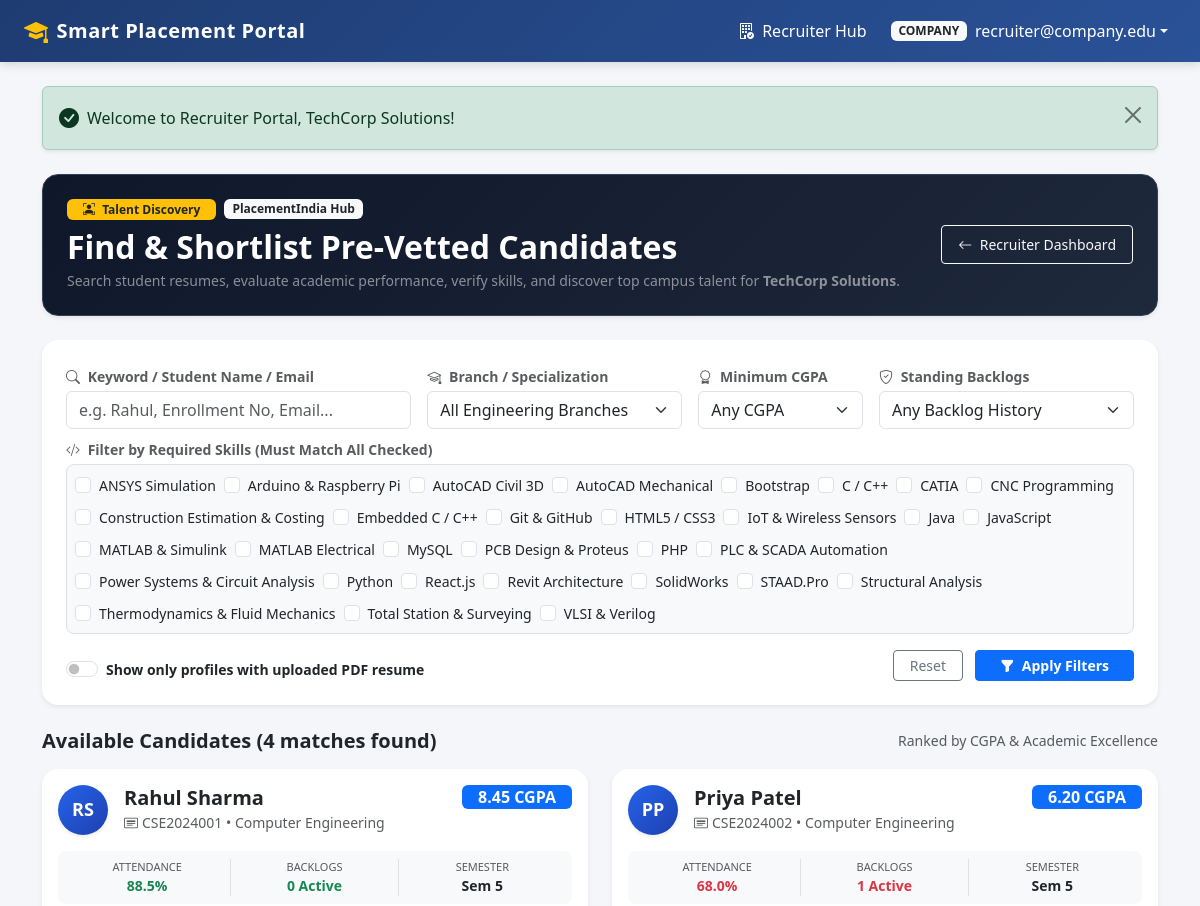
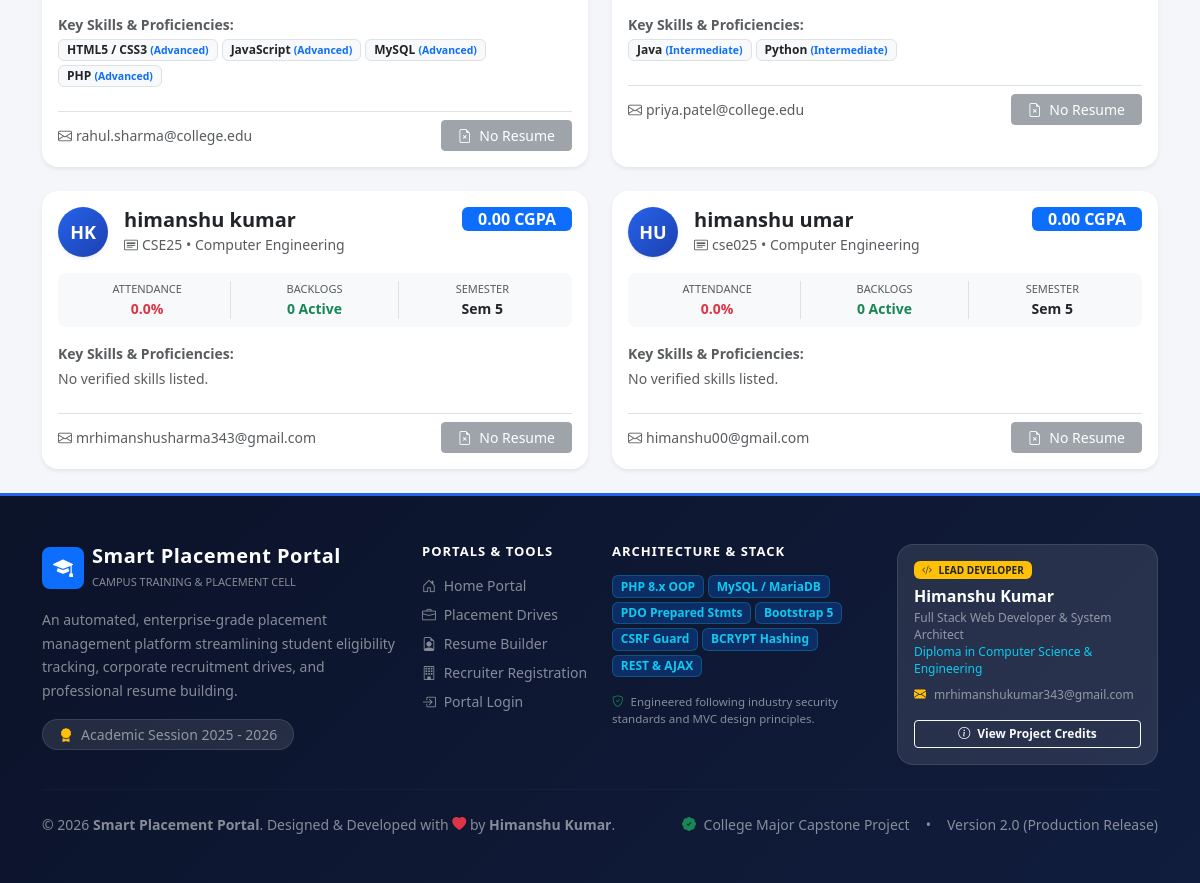
Screenshot of /company/search_candidates.php (signed in) with the database file from the repository (2 pictures, top to bottom).
### tables this page shows
CREATE TABLE `companies` (
  `id` int(11) NOT NULL AUTO_INCREMENT,
  `name` varchar(100) NOT NULL,
  `website` varchar(150) DEFAULT NULL,
  `contact_email` varchar(100) DEFAULT NULL,
  `contact_phone` varchar(20) DEFAULT NULL,
  `location` varchar(100) DEFAULT NULL,
  `description` text DEFAULT NULL,
  `created_at` timestamp NOT NULL DEFAULT current_timestamp(),
  PRIMARY KEY (`id`)
);

CREATE TABLE `skills` (
  `id` int(11) NOT NULL AUTO_INCREMENT,
  `skill_name` varchar(50) NOT NULL,
  `category` varchar(50) DEFAULT 'General',
  PRIMARY KEY (`id`),
  UNIQUE KEY `skill_name` (`skill_name`)
);

CREATE TABLE `students` (
  `id` int(11) NOT NULL AUTO_INCREMENT,
  `user_id` int(11) NOT NULL,
  `enrollment_no` varchar(30) NOT NULL,
  `first_name` varchar(50) NOT NULL,
  `last_name` varchar(50) NOT NULL,
  `phone` varchar(15) DEFAULT NULL,
  `department` varchar(50) NOT NULL DEFAULT 'Computer Engineering',
  `semester` int(11) NOT NULL DEFAULT 5,
  `gender` enum('Male','Female','Other') DEFAULT NULL,
  `dob` date DEFAULT NULL,
  `address` text DEFAULT NULL,
  `resume_path` varchar(255) DEFAULT NULL,
  `created_at` timestamp NOT NULL DEFAULT current_timestamp(),
  PRIMARY KEY (`id`),
  UNIQUE KEY `user_id` (`user_id`),
  UNIQUE KEY `enrollment_no` (`enrollment_no`),
  CONSTRAINT `fk_students_user` FOREIGN KEY (`user_id`) REFERENCES `users` (`id`) ON DELETE CASCADE ON UPDATE CASCADE
);

CREATE TABLE `academic_records` (
  `id` int(11) NOT NULL AUTO_INCREMENT,
  `student_id` int(11) NOT NULL,
  `tenth_percentage` decimal(5,2) DEFAULT 0.00,
  `twelfth_percentage` decimal(5,2) DEFAULT 0.00,
  `cgpa` decimal(4,2) NOT NULL DEFAULT 0.00,
  `active_backlogs` int(11) NOT NULL DEFAULT 0,
  `attendance_percentage` decimal(5,2) NOT NULL DEFAULT 0.00,
  `updated_at` timestamp NOT NULL DEFAULT current_timestamp() ON UPDATE current_timestamp(),
  PRIMARY KEY (`id`),
  UNIQUE KEY `student_id` (`student_id`),
  CONSTRAINT `fk_academic_student` FOREIGN KEY (`student_id`) REFERENCES `students` (`id`) ON DELETE CASCADE ON UPDATE CASCADE
);

CREATE TABLE `student_skills` (
  `id` int(11) NOT NULL AUTO_INCREMENT,
  `student_id` int(11) NOT NULL,
  `skill_id` int(11) NOT NULL,
  `proficiency` enum('Beginner','Intermediate','Advanced') NOT NULL DEFAULT 'Intermediate',
  PRIMARY KEY (`id`),
  UNIQUE KEY `uk_student_skill` (`student_id`,`skill_id`),
  KEY `fk_studentskills_skill` (`skill_id`),
  CONSTRAINT `fk_studentskills_skill` FOREIGN KEY (`skill_id`) REFERENCES `skills` (`id`) ON DELETE CASCADE ON UPDATE CASCADE,
  CONSTRAINT `fk_studentskills_student` FOREIGN KEY (`student_id`) REFERENCES `students` (`id`) ON DELETE CASCADE ON UPDATE CASCADE
);

CREATE TABLE `users` (
  `id` int(11) NOT NULL AUTO_INCREMENT,
  `email` varchar(100) NOT NULL,
  `password` varchar(255) NOT NULL,
  `role` enum('admin','student','company') NOT NULL DEFAULT 'student',
  `company_id` int(11) DEFAULT NULL,
  `status` enum('active','inactive') NOT NULL DEFAULT 'active',
  `created_at` timestamp NOT NULL DEFAULT current_timestamp(),
  PRIMARY KEY (`id`),
  UNIQUE KEY `email` (`email`),
  KEY `fk_user_company` (`company_id`),
  CONSTRAINT `fk_user_company` FOREIGN KEY (`company_id`) REFERENCES `companies` (`id`) ON DELETE CASCADE
);

### config/functions.php (called while the page is built, shortened)
<?php
function e($string) {
    return htmlspecialchars((string)($string ?? ''), ENT_QUOTES, 'UTF-8');
}

### company/search_candidates.php (the view, shortened to what this page needs)
<?php
require_once __DIR__ . '/../config/functions.php';
$companyId = (int)($_SESSION['company_id'] ?? 0);
$stmtComp = $pdo->prepare("SELECT * FROM companies WHERE id = :id LIMIT 1");
$stmtComp->execute([':id' => $companyId]);
$company = $stmtComp->fetch();
$allSkills = $pdo->query("SELECT id, skill_name, category FROM skills ORDER BY skill_name ASC")->fetchAll();
$search_q       = trim($_GET['q'] ?? '');
$min_cgpa       = isset($_GET['min_cgpa']) && is_numeric($_GET['min_cgpa']) ? (float)$_GET['min_cgpa'] : 0.0;
$max_backlogs   = isset($_GET['max_backlogs']) && $_GET['max_backlogs'] !== '' ? (int)$_GET['max_backlogs'] : '';
$selected_skills = isset($_GET['skills']) && is_array($_GET['skills']) ? array_map('intval', $_GET['skills']) : [];
$has_resume_only = isset($_GET['has_resume']) && $_GET['has_resume'] == '1';
$sql = "
    SELECT
        s.id as student_id,
        s.enrollment_no,
        s.first_name,
        s.last_name,
        s.phone,
        s.department,
        s.semester,
        s.gender,
        s.resume_path,
        u.email,
        ar.cgpa,
        ar.attendance_percentage,
        ar.active_backlogs,
        ar.tenth_percentage,
        ar.twelfth_percentage
    FROM students s
    JOIN users u ON s.user_id = u.id
    LEFT JOIN academic_records ar ON s.id = ar.student_id
    WHERE u.status = 'active'
";
$params = [];
$sql .= " ORDER BY COALESCE(ar.cgpa, 0) DESC, s.first_name ASC";
$stmtCandidates = $pdo->prepare($sql);
$stmtCandidates->execute($params);
$rawCandidates = $stmtCandidates->fetchAll();
$candidateSkillsMap = [];
if (!empty($rawCandidates)) {
    $studentIds = array_column($rawCandidates, 'student_id');
    $inPlaceholders = implode(',', array_fill(0, count($studentIds), '?'));
    $stmtSk = $pdo->prepare("
        SELECT ss.student_id, sk.id as skill_id, sk.skill_name, ss.proficiency
        FROM student_skills ss
        JOIN skills sk ON ss.skill_id = sk.id
        WHERE ss.student_id IN ($inPlaceholders)
        ORDER BY sk.skill_name ASC
    ");
    $stmtSk->execute($studentIds);
    $allMappedSkills = $stmtSk->fetchAll();
    foreach ($allMappedSkills as $ms) {
        $candidateSkillsMap[$ms['student_id']][] = $ms;
    }
}
$filteredCandidates = [];
foreach ($rawCandidates as $c) {
    $cSkills = $candidateSkillsMap[$c['student_id']] ?? [];
    $c['skills'] = $cSkills;
    $filteredCandidates[] = $c;
}
require_once __DIR__ . '/../includes/header.php';
require_once __DIR__ . '/../includes/navbar.php';
?>
<div class="container py-4">
    <?php require_once __DIR__ . '/../includes/alerts.php'; ?>
    <div class="rounded-4 mb-4 p-4 shadow-sm text-white" style="background: linear-gradient(135deg, #0f172a 0%, #1e293b 100%); border: 1px solid #334155;">
        <div class="d-flex flex-wrap justify-content-between align-items-center gap-3">
            <div>
                <div class="d-flex align-items-center gap-2 mb-2">
                    <span class="badge bg-warning text-dark px-3 py-1 fw-bold">
                        <i class="bi bi-person-bounding-box me-1"></i> Talent Discovery
                    </span>
                    <span class="badge bg-light text-dark px-2 py-1">
                        PlacementIndia Hub
                    </span>
                </div>
                <h2 class="fw-bold mb-1 text-white">Find & Shortlist Pre-Vetted Candidates</h2>
                <p class="mb-0 text-white-50" style="font-size: 14px;">
                    Search student resumes, evaluate academic performance, verify skills, and discover top campus talent for <strong><?= e($company['name']) ?></strong>.
                </p>
            </div>
            <div class="d-flex gap-2">
                <a href="<?= BASE_URL ?>company/dashboard.php" class="btn btn-outline-light btn-sm px-3 py-2">
                    <i class="bi bi-arrow-left me-1"></i> Recruiter Dashboard
                </a>
            </div>
        </div>
    </div>
    <div class="card border-0 shadow-sm rounded-4 mb-4">
        <div class="card-body p-4">
            <form method="GET" action="<?= BASE_URL ?>company/search_candidates.php" class="row g-3 align-items-end">
                <div class="col-md-4">
                    <label class="form-label small fw-bold text-muted mb-1"><i class="bi bi-search me-1"></i> Keyword / Student Name / Email</label>
                    <input type="text" name="q" class="form-control" placeholder="e.g. Rahul, Enrollment No, Email..." value="<?= e($search_q) ?>">
                </div>
                <div class="col-md-3">
                    <label class="form-label small fw-bold text-muted mb-1"><i class="bi bi-mortarboard me-1"></i> Branch / Specialization</label>
                    <select name="branch" class="form-select">
                        <option value="All">All Engineering Branches</option>
                    </select>
                </div>
                <div class="col-md-2">
                    <label class="form-label small fw-bold text-muted mb-1"><i class="bi bi-award me-1"></i> Minimum CGPA</label>
                    <select name="min_cgpa" class="form-select">
                        <option value="0" <?= $min_cgpa == 0 ? 'selected' : '' ?>>Any CGPA</option>
                    </select>
                </div>
                <div class="col-md-3">
                    <label class="form-label small fw-bold text-muted mb-1"><i class="bi bi-shield-check me-1"></i> Standing Backlogs</label>
                    <select name="max_backlogs" class="form-select">
                        <option value="" <?= $max_backlogs === '' ? 'selected' : '' ?>>Any Backlog History</option>
                    </select>
                </div>
                <div class="col-12 mt-2">
                    <label class="form-label small fw-bold text-muted mb-1"><i class="bi bi-code-slash me-1"></i> Filter by Required Skills (Must Match All Checked)</label>
                    <div class="d-flex flex-wrap gap-2 p-2 bg-light rounded-3 border">
                        <?php foreach ($allSkills as $sk): ?>
                            <?php $checked = in_array((int)$sk['id'], $selected_skills, true); ?>
                            <div class="form-check form-check-inline m-0">
                                <input class="form-check-input" type="checkbox" name="skills[]" value="<?= $sk['id'] ?>" id="sk_<?= $sk['id'] ?>" <?= $checked ? 'checked' : '' ?>>
                                <label class="form-check-label small" for="sk_<?= $sk['id'] ?>"><?= e($sk['skill_name']) ?></label>
                            </div>
                        <?php endforeach; ?>
                    </div>
                </div>
                <div class="col-md-8 d-flex align-items-center gap-3">
                    <div class="form-check form-switch mb-0">
                        <input class="form-check-input" type="checkbox" name="has_resume" value="1" id="has_resume" <?= $has_resume_only ? 'checked' : '' ?>>
                        <label class="form-check-label small fw-bold text-dark" for="has_resume">Show only profiles with uploaded PDF resume</label>
                    </div>
                </div>
                <div class="col-md-4 text-end">
                    <a href="<?= BASE_URL ?>company/search_candidates.php" class="btn btn-outline-secondary btn-sm px-3 me-2">Reset</a>
                    <button type="submit" class="btn btn-primary btn-sm px-4 fw-bold">
                        <i class="bi bi-funnel-fill me-1"></i> Apply Filters
                    </button>
                </div>
            </form>
        </div>
    </div>
    <div class="d-flex justify-content-between align-items-center mb-3">
        <h5 class="fw-bold text-dark mb-0">
            Available Candidates (<?= count($filteredCandidates) ?> matches found)
        </h5>
        <small class="text-muted">Ranked by CGPA & Academic Excellence</small>
    </div>
    <?php if (!empty($filteredCandidates)): ?>
        <div class="row g-4">
            <?php foreach ($filteredCandidates as $cand): ?>
                <div class="col-lg-6">
                    <div class="card border-0 shadow-sm rounded-4 h-100 p-3 bg-white">
                        <div class="d-flex justify-content-between align-items-start mb-2">
                            <div class="d-flex align-items-center gap-3">
                                <div class="rounded-circle d-flex align-items-center justify-content-center text-white fw-bold shadow-sm" style="width: 50px; height: 50px; background: linear-gradient(135deg, #2563eb, #1e40af); font-size: 18px;">
                                    <?= strtoupper(substr($cand['first_name'], 0, 1) . substr($cand['last_name'], 0, 1)) ?>
                                </div>
                                <div>
                                    <h5 class="fw-bold mb-0 text-dark"><?= e($cand['first_name'] . ' ' . $cand['last_name']) ?></h5>
                                    <small class="text-muted"><i class="bi bi-card-heading me-1"></i><?= e($cand['enrollment_no']) ?> &bull; <?= e($cand['department']) ?></small>
                                </div>
                            </div>
                            <span class="badge bg-primary text-white fs-6 px-3 py-1">
                                <?= number_format((float)($cand['cgpa'] ?? 0), 2) ?> CGPA
                            </span>
                        </div>
                        <div class="bg-light p-2 rounded-3 my-2 small">
                            <div class="row g-1 text-center">
                                <div class="col-4 border-end">
                                    <span class="text-muted d-block" style="font-size: 11px;">ATTENDANCE</span>
                                    <strong class="<?= ($cand['attendance_percentage'] ?? 0) >= 75 ? 'text-success' : 'text-danger' ?>">
                                        <?= number_format((float)($cand['attendance_percentage'] ?? 0), 1) ?>%
                                    </strong>
                                </div>
                                <div class="col-4 border-end">
                                    <span class="text-muted d-block" style="font-size: 11px;">BACKLOGS</span>
                                    <strong class="<?= ($cand['active_backlogs'] ?? 0) == 0 ? 'text-success' : 'text-danger' ?>">
                                        <?= (int)($cand['active_backlogs'] ?? 0) ?> Active
                                    </strong>
                                </div>
                                <div class="col-4">
                                    <span class="text-muted d-block" style="font-size: 11px;">SEMESTER</span>
                                    <strong class="text-dark">Sem <?= (int)($cand['semester'] ?? 1) ?></strong>
                                </div>
                            </div>
                        </div>
                        <div class="my-2">
                            <span class="text-muted small fw-bold d-block mb-1">Key Skills & Proficiencies:</span>
                            <div class="d-flex flex-wrap gap-1">
                                <?php if (!empty($cand['skills'])): ?>
                                    <?php foreach ($cand['skills'] as $sk): ?>
                                        <span class="badge bg-light text-dark border px-2 py-1">
                                            <?= e($sk['skill_name']) ?> <small class="text-primary">(<?= e($sk['proficiency']) ?>)</small>
                                        </span>
                                    <?php endforeach; ?>
                                <?php else: ?>
                                    <span class="text-muted small">No verified skills listed.</span>
                                <?php endif; ?>
                            </div>
                        </div>
                        <div class="d-flex justify-content-between align-items-center mt-3 pt-2 border-top">
                            <div class="small text-muted">
                                <i class="bi bi-envelope me-1"></i><?= e($cand['email']) ?>
                            </div>
                            <div class="d-flex gap-2">
                                <?php if (!empty($cand['resume_path'])): ?>
                                    <a href="<?= BASE_URL ?>uploads/resumes/<?= e($cand['resume_path']) ?>" target="_blank" class="btn btn-outline-danger btn-sm px-3 fw-bold">
                                        <i class="bi bi-file-earmark-pdf-fill me-1"></i> View Resume
                                    </a>
                                <?php else: ?>
                                    <button class="btn btn-secondary btn-sm px-3" disabled title="Resume not uploaded yet">
                                        <i class="bi bi-file-earmark-x me-1"></i> No Resume
                                    </button>
                                <?php endif; ?>
                            </div>
                        </div>
                    </div>
                </div>
            <?php endforeach; ?>
        </div>
    <?php endif; ?>
</div>
<?php require_once __DIR__ . '/../includes/footer.php'; ?>

### assets/css/custom.css (style rules this page uses)
body { background-color: var(--bg-light); font-family: 'Segoe UI', system-ui, -apple-system, sans-serif; color: #333; min-height: 100vh; display: flex; flex-direction: column; }

### rows the page displays
companies: name "TechCorp Solutions"
skills: skill_name "ANSYS Simulation"
skills: skill_name "Arduino & Raspberry Pi"
skills: skill_name "AutoCAD Civil 3D"
skills: skill_name "AutoCAD Mechanical"
skills: skill_name "Bootstrap"
skills: skill_name "C / C++"
skills: skill_name "CATIA"
skills: skill_name "CNC Programming"
skills: skill_name "Construction Estimation & Costing"
skills: skill_name "Embedded C / C++"
skills: skill_name "Git & GitHub"
skills: skill_name "HTML5 / CSS3"
skills: skill_name "IoT & Wireless Sensors"
skills: skill_name "Java"
skills: skill_name "JavaScript"
skills: skill_name "MATLAB & Simulink"
skills: skill_name "MATLAB Electrical"
skills: skill_name "MySQL"
skills: skill_name "PCB Design & Proteus"
skills: skill_name "PHP"
skills: skill_name "PLC & SCADA Automation"
skills: skill_name "Power Systems & Circuit Analysis"
skills: skill_name "Python"
skills: skill_name "React.js"
skills: skill_name "Revit Architecture"
skills: skill_name "SolidWorks"
skills: skill_name "STAAD.Pro"
skills: skill_name "Structural Analysis"
skills: skill_name "Thermodynamics & Fluid Mechanics"
skills: skill_name "Total Station & Surveying"
skills: skill_name "VLSI & Verilog"
students: first_name+last_name "RS", first_name+last_name "Rahul Sharma", enrollment_no "CSE2024001", department "Computer Engineering", academic_records.cgpa "8.45", academic_records.attendance_percentage "88.5", academic_records.active_backlogs "0", semester "5", user.email "rahul.sharma@college.edu", shows "No Resume"
student_skills: skill.skill_name "HTML5 / CSS3", proficiency "Advanced"
student_skills: skill.skill_name "JavaScript", proficiency "Advanced"
student_skills: skill.skill_name "MySQL", proficiency "Advanced"
student_skills: skill.skill_name "PHP", proficiency "Advanced"
students: first_name+last_name "PP", first_name+last_name "Priya Patel", enrollment_no "CSE2024002", department "Computer Engineering", academic_records.cgpa "6.20", academic_records.attendance_percentage "68.0", academic_records.active_backlogs "1", semester "5", user.email "priya.patel@college.edu", shows "No Resume"
student_skills: skill.skill_name "Java", proficiency "Intermediate"
student_skills: skill.skill_name "Python", proficiency "Intermediate"
students: first_name+last_name "HK", first_name+last_name "himanshu kumar", enrollment_no "CSE25", department "Computer Engineering", academic_records.cgpa "0.00", academic_records.attendance_percentage "0.0", academic_records.active_backlogs "0", semester "5", shows "No verified skills listed.", user.email "mrhimanshusharma343@gmail.com", shows "No Resume"
students: first_name+last_name "HU", first_name+last_name "himanshu umar", enrollment_no "cse025", department "Computer Engineering", academic_records.cgpa "0.00", academic_records.attendance_percentage "0.0", academic_records.active_backlogs "0", semester "5", shows "No verified skills listed.", user.email "himanshu00@gmail.com", shows "No Resume"

### other values shown
$_SESSION['role'] "COMPANY"
$_SESSION['email'] "recruiter@company.edu"
$message "Welcome to Recruiter Portal, TechCorp Solutions!"
count($filteredCandidates) "4"
APP_NAME "Smart Placement Portal"
